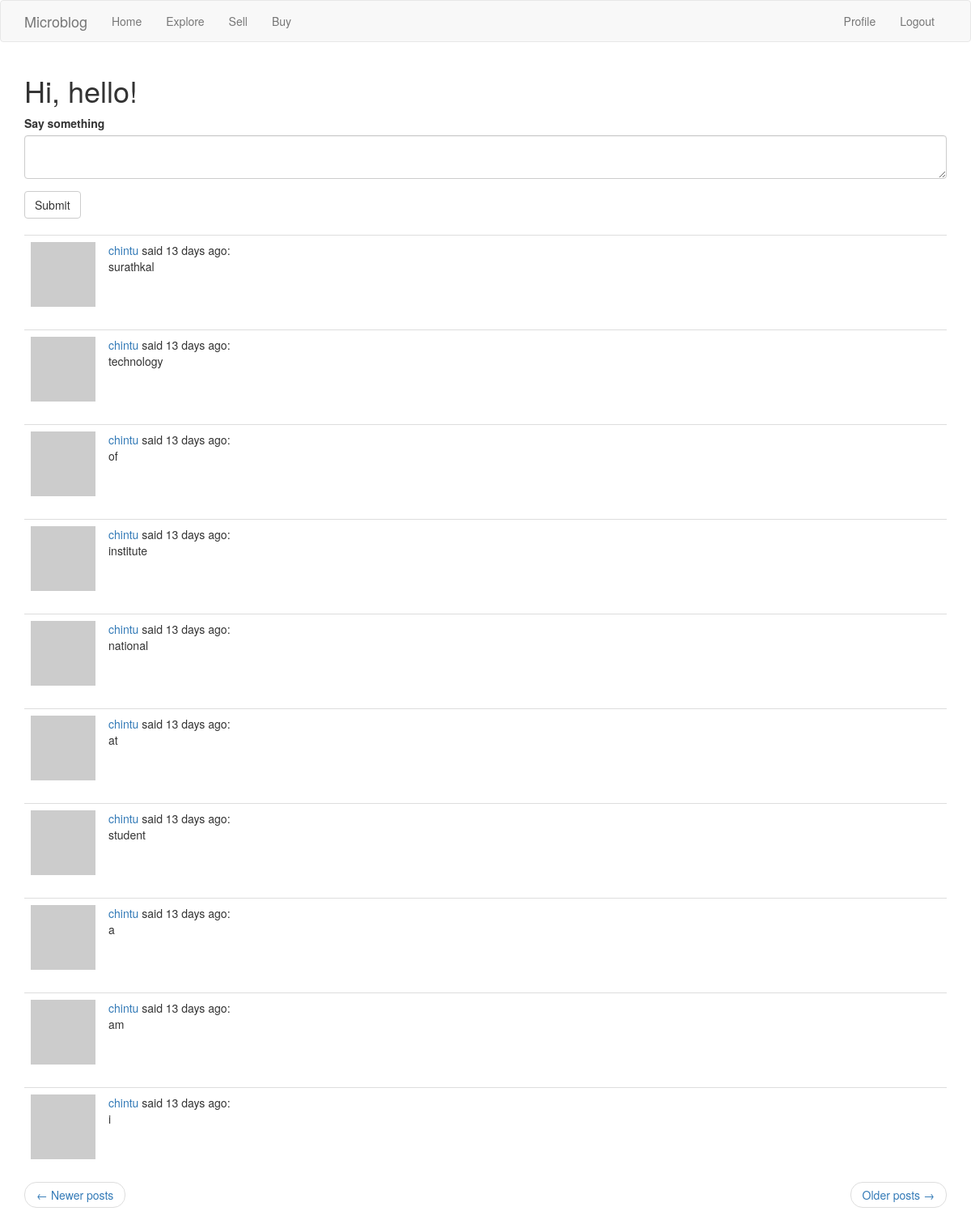
The app's page /index?page=2 (signed in) with its own data.
### app/models.py (models this page shows, shortened)
class User(UserMixin, db.Model):
    id = db.Column(db.Integer, primary_key=True)
    username = db.Column(db.String(64), index=True, unique=True)
    email = db.Column(db.String(120), index=True, unique=True)
    password_hash = db.Column(db.String(128))
    about_me = db.Column(db.String(140))
    gender = db.Column(db.Boolean)
    followed = db.relationship(
        'User', secondary=followers,
        primaryjoin=(followers.c.follower_id == id),
        secondaryjoin=(followers.c.followed_id == id),
        backref=db.backref('followers', lazy='dynamic'), lazy='dynamic')
    last_seen = db.Column(db.DateTime, default=datetime.utcnow)
    posts = db.relationship('Post', backref='author', lazy='dynamic')
    products = db.relationship('Product', backref='author', lazy='dynamic')
    def avatar(self, size):
        digest = md5(self.email.lower().encode('utf-8')).hexdigest()
        return 'https://www.gravatar.com/avatar/{}?d=identicon&s={}'.format(
            digest, size)
    def followed_posts(self):
        return Post.query.join(
            followers, (followers.c.followed_id == Post.user_id)).filter(
                followers.c.follower_id == self.id).order_by(
                    Post.timestamp.desc())

class Post(db.Model):
    id = db.Column(db.Integer, primary_key=True)
    body = db.Column(db.String(140))
    timestamp = db.Column(db.DateTime, index=True, default=datetime.utcnow)
    user_id = db.Column(db.Integer, db.ForeignKey('user.id'))

### app/routes.py (the view)
@app.route('/', methods=['GET', 'POST'])
@app.route('/index', methods=['GET', 'POST'])
@login_required
def index():
    form = PostForm()
    if form.validate_on_submit():
        post = Post(body=form.post.data, author=current_user)
        db.session.add(post)
        db.session.commit()
        flash('Your post is now live!')
        return redirect(url_for('index'))
    page = request.args.get('page', 1, type=int)
    posts = current_user.followed_posts().paginate(
        page, app.config['POSTS_PER_PAGE'], False)
    next_url = url_for('index', page=posts.next_num) \
        if posts.has_next else None
    prev_url = url_for('index', page=posts.prev_num) \
        if posts.has_prev else None
    return render_template('index.html', title='Home', form=form,
                           posts=posts.items, next_url=next_url,
                           prev_url=prev_url)

### app/forms.py
class PostForm(FlaskForm):
    post = TextAreaField('Say something', validators=[
        DataRequired(), Length(min=1, max=140)])
    submit = SubmitField('Submit')

### app/models.py (called while the page is built)
@login.user_loader
def load_user(id):
    return User.query.get(int(id))

### app/routes.py (called while the page is built)
@app.before_request
def before_request():
    if current_user.is_authenticated:
        current_user.last_seen = datetime.utcnow()
        db.session.commit()

### app/templates/index.html
{% extends "base.html" %}
{% import 'bootstrap/wtf.html' as wtf %}
{% block app_content %}
    <h1>Hi, {{ current_user.username }}!</h1>
    {% if form %}
    {{ wtf.quick_form(form) }}
    <br>
    {% endif %}
    {% for post in posts %}
        {% include '_post.html' %}
    {% endfor %}
    <nav aria-label="...">
        <ul class="pager">
            <li class="previous{% if not prev_url %} disabled{% endif %}">
                <a href="{{ prev_url or '#' }}">
                    <span aria-hidden="true">&larr;</span> Newer posts
                </a>
            </li>
            <li class="next{% if not next_url %} disabled{% endif %}">
                <a href="{{ next_url or '#' }}">
                    Older posts <span aria-hidden="true">&rarr;</span>
                </a>
            </li>
        </ul>
    </nav>
{% endblock %}

### app/templates/_post.html
<table class="table table-hover">
        <tr>
            <td width="50px">
                <a href="{{ url_for('user', username=post.author.username) }}">
                    <img src="{{ post.author.avatar(50) }}" />
                </a>
            </td>
            <td>
                <a href="{{ url_for('user', username=post.author.username) }}">
                    {{ post.author.username }}
                </a>
                said {{ moment(post.timestamp).fromNow() }}:
                <br>
                {{ post.body }}
            </td>
        </tr>
    </table>

### records on screen
User: username "hello"
Post: author.username "chintu", timestamp "13 days ago", body "surathkal"
Post: author.username "chintu", timestamp "13 days ago", body "technology"
Post: author.username "chintu", timestamp "13 days ago", body "of"
Post: author.username "chintu", timestamp "13 days ago", body "institute"
Post: author.username "chintu", timestamp "13 days ago", body "national"
Post: author.username "chintu", timestamp "13 days ago", body "at"
Post: author.username "chintu", timestamp "13 days ago", body "student"
Post: author.username "chintu", timestamp "13 days ago", body "a"
Post: author.username "chintu", timestamp "13 days ago", body "am"
Post: author.username "chintu", timestamp "13 days ago", body "i"
